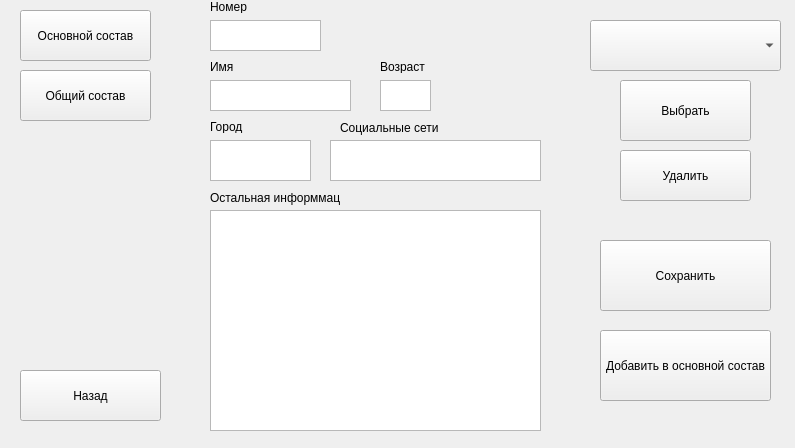
<?xml version="1.0" encoding="UTF-8"?>
<ui version="4.0">
 <class>Form</class>
 <widget class="QWidget" name="Form">
  <property name="geometry">
   <rect>
    <x>0</x>
    <y>0</y>
    <width>795</width>
    <height>448</height>
   </rect>
  </property>
  <property name="windowTitle">
   <string>MyCarts</string>
  </property>
  <widget class="QPushButton" name="main_p">
   <property name="geometry">
    <rect>
     <x>20</x>
     <y>10</y>
     <width>131</width>
     <height>51</height>
    </rect>
   </property>
   <property name="text">
    <string>Основной состав</string>
   </property>
  </widget>
  <widget class="QComboBox" name="combo_person">
   <property name="geometry">
    <rect>
     <x>590</x>
     <y>20</y>
     <width>191</width>
     <height>51</height>
    </rect>
   </property>
  </widget>
  <widget class="QPushButton" name="all_p">
   <property name="geometry">
    <rect>
     <x>20</x>
     <y>70</y>
     <width>131</width>
     <height>51</height>
    </rect>
   </property>
   <property name="text">
    <string>Общий состав</string>
   </property>
  </widget>
  <widget class="QTextEdit" name="info_text">
   <property name="geometry">
    <rect>
     <x>210</x>
     <y>210</y>
     <width>331</width>
     <height>221</height>
    </rect>
   </property>
  </widget>
  <widget class="QPushButton" name="btn_exit">
   <property name="geometry">
    <rect>
     <x>20</x>
     <y>370</y>
     <width>141</width>
     <height>51</height>
    </rect>
   </property>
   <property name="text">
    <string>Назад</string>
   </property>
  </widget>
  <widget class="QPushButton" name="btn_choise">
   <property name="geometry">
    <rect>
     <x>620</x>
     <y>80</y>
     <width>131</width>
     <height>61</height>
    </rect>
   </property>
   <property name="text">
    <string>Выбрать</string>
   </property>
  </widget>
  <widget class="QPushButton" name="btn_save">
   <property name="geometry">
    <rect>
     <x>600</x>
     <y>240</y>
     <width>171</width>
     <height>71</height>
    </rect>
   </property>
   <property name="text">
    <string>Сохранить</string>
   </property>
  </widget>
  <widget class="QPushButton" name="btn_del">
   <property name="geometry">
    <rect>
     <x>620</x>
     <y>150</y>
     <width>131</width>
     <height>51</height>
    </rect>
   </property>
   <property name="text">
    <string>Удалить</string>
   </property>
  </widget>
  <widget class="QTextEdit" name="num_text">
   <property name="geometry">
    <rect>
     <x>210</x>
     <y>20</y>
     <width>111</width>
     <height>31</height>
    </rect>
   </property>
  </widget>
  <widget class="QTextEdit" name="name_text">
   <property name="geometry">
    <rect>
     <x>210</x>
     <y>80</y>
     <width>141</width>
     <height>31</height>
    </rect>
   </property>
  </widget>
  <widget class="QTextEdit" name="city_text">
   <property name="geometry">
    <rect>
     <x>210</x>
     <y>140</y>
     <width>101</width>
     <height>41</height>
    </rect>
   </property>
  </widget>
  <widget class="QTextEdit" name="network_text">
   <property name="geometry">
    <rect>
     <x>330</x>
     <y>140</y>
     <width>211</width>
     <height>41</height>
    </rect>
   </property>
  </widget>
  <widget class="QLabel" name="label_num">
   <property name="geometry">
    <rect>
     <x>210</x>
     <y>0</y>
     <width>47</width>
     <height>13</height>
    </rect>
   </property>
   <property name="text">
    <string>Номер</string>
   </property>
  </widget>
  <widget class="QLabel" name="label_name">
   <property name="geometry">
    <rect>
     <x>210</x>
     <y>60</y>
     <width>47</width>
     <height>13</height>
    </rect>
   </property>
   <property name="text">
    <string>Имя</string>
   </property>
  </widget>
  <widget class="QLabel" name="label_city">
   <property name="geometry">
    <rect>
     <x>210</x>
     <y>120</y>
     <width>47</width>
     <height>13</height>
    </rect>
   </property>
   <property name="text">
    <string>Город</string>
   </property>
  </widget>
  <widget class="QLabel" name="label_network">
   <property name="geometry">
    <rect>
     <x>340</x>
     <y>120</y>
     <width>101</width>
     <height>16</height>
    </rect>
   </property>
   <property name="text">
    <string>Социальные сети</string>
   </property>
  </widget>
  <widget class="QLabel" name="label_info">
   <property name="geometry">
    <rect>
     <x>210</x>
     <y>190</y>
     <width>131</width>
     <height>16</height>
    </rect>
   </property>
   <property name="text">
    <string>Остальная информмация</string>
   </property>
  </widget>
  <widget class="QTextEdit" name="age_text">
   <property name="geometry">
    <rect>
     <x>380</x>
     <y>80</y>
     <width>51</width>
     <height>31</height>
    </rect>
   </property>
  </widget>
  <widget class="QLabel" name="label_age">
   <property name="geometry">
    <rect>
     <x>380</x>
     <y>60</y>
     <width>47</width>
     <height>13</height>
    </rect>
   </property>
   <property name="text">
    <string>Возраст</string>
   </property>
  </widget>
  <widget class="QPushButton" name="btn_to_main">
   <property name="geometry">
    <rect>
     <x>600</x>
     <y>330</y>
     <width>171</width>
     <height>71</height>
    </rect>
   </property>
   <property name="text">
    <string>Добавить в основной состав</string>
   </property>
  </widget>
 </widget>
 <resources/>
 <connections/>
</ui>
